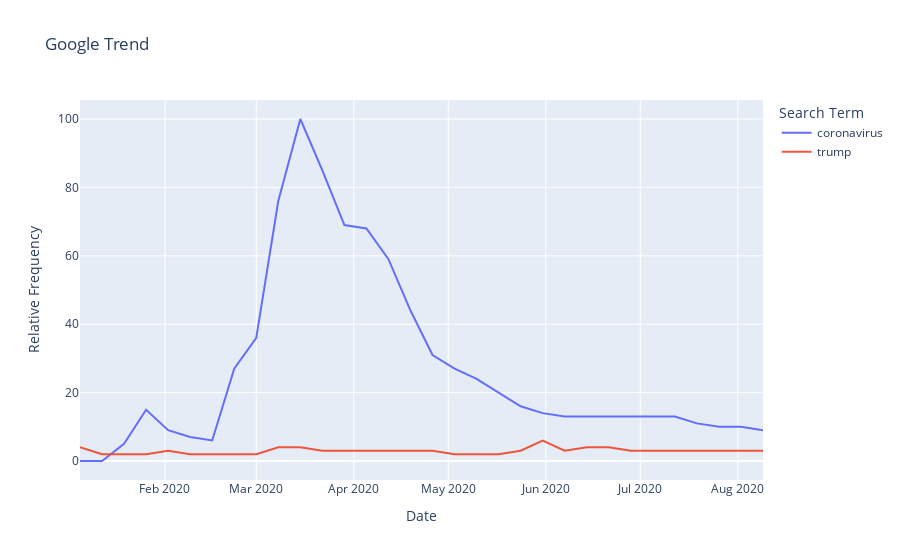

Source (notebook cell):
### Code cell
fig = px.line(
    interest_filtered,
    x = "date",
    y = "value",
    color = "variable",
    title = "Google Trend",
    labels = {"date":"Date", "value": "Relative Frequency", "variable": "Search Term"}
)
fig.show()

### Figure 1 — Plotly figure (JSON) as saved in the notebook; plotly's stock layout.template omitted (floating-point values rounded to 4 significant figures)
{"data": [{"hovertemplate": "Search Term=coronavirus<br>Date=%{x}<br>Relative Frequency=%{y}<extra></extra>", "legendgroup": "coronavirus", "line": {"color": "#636efa", "dash": "solid"}, "mode": "lines", "name": "coronavirus", "orientation": "v", "showlegend": true, "type": "scatter", "x": ["2020-01-05T00:00:00", "2020-01-12T00:00:00", "2020-01-19T00:00:00", "2020-01-26T00:00:00", "2020-02-02T00:00:00", "2020-02-09T00:00:00", "2020-02-16T00:00:00", "2020-02-23T00:00:00", "2020-03-01T00:00:00", "2020-03-08T00:00:00", "2020-03-15T00:00:00", "2020-03-22T00:00:00", "2020-03-29T00:00:00", "2020-04-05T00:00:00", "2020-04-12T00:00:00", "2020-04-19T00:00:00", "2020-04-26T00:00:00", "2020-05-03T00:00:00", "2020-05-10T00:00:00", "2020-05-17T00:00:00", "2020-05-24T00:00:00", "2020-05-31T00:00:00", "2020-06-07T00:00:00", "2020-06-14T00:00:00", "2020-06-21T00:00:00", "2020-06-28T00:00:00", "2020-07-05T00:00:00", "2020-07-12T00:00:00", "2020-07-19T00:00:00", "2020-07-26T00:00:00", "2020-08-02T00:00:00", "2020-08-09T00:00:00"], "xaxis": "x", "y": [0, 0, 5, 15, 9, 7, 6, 27, 36, 76, 100, 85, 69, 68, 59, 44, 31, 27, 24, 20, 16, 14, 13, 13, 13, 13, 13, 13, 11, 10, 10, 9], "yaxis": "y"}, {"hovertemplate": "Search Term=trump<br>Date=%{x}<br>Relative Frequency=%{y}<extra></extra>", "legendgroup": "trump", "line": {"color": "#EF553B", "dash": "solid"}, "mode": "lines", "name": "trump", "orientation": "v", "showlegend": true, "type": "scatter", "x": ["2020-01-05T00:00:00", "2020-01-12T00:00:00", "2020-01-19T00:00:00", "2020-01-26T00:00:00", "2020-02-02T00:00:00", "2020-02-09T00:00:00", "2020-02-16T00:00:00", "2020-02-23T00:00:00", "2020-03-01T00:00:00", "2020-03-08T00:00:00", "2020-03-15T00:00:00", "2020-03-22T00:00:00", "2020-03-29T00:00:00", "2020-04-05T00:00:00", "2020-04-12T00:00:00", "2020-04-19T00:00:00", "2020-04-26T00:00:00", "2020-05-03T00:00:00", "2020-05-10T00:00:00", "2020-05-17T00:00:00", "2020-05-24T00:00:00", "2020-05-31T00:00:00", "2020-06-07T00:00:00", "2020-06-14T00:00:00", "2020-06-21T00:00:00", "2020-06-28T00:00:00", "2020-07-05T00:00:00", "2020-07-12T00:00:00", "2020-07-19T00:00:00", "2020-07-26T00:00:00", "2020-08-02T00:00:00", "2020-08-09T00:00:00"], "xaxis": "x", "y": [4, 2, 2, 2, 3, 2, 2, 2, 2, 4, 4, 3, 3, 3, 3, 3, 3, 2, 2, 2, 3, 6, 3, 4, 4, 3, 3, 3, 3, 3, 3, 3], "yaxis": "y"}], "layout": {"autosize": true, "legend": {"title": {"text": "Search Term"}, "tracegroupgap": 0}, "title": {"text": "Google Trend"}, "xaxis": {"anchor": "y", "autorange": true, "domain": [0, 1], "range": ["2020-01-05", "2020-08-09"], "title": {"text": "Date"}, "type": "date"}, "yaxis": {"anchor": "x", "autorange": true, "domain": [0, 1], "range": [-5.556, 105.6], "title": {"text": "Relative Frequency"}, "type": "linear"}}}
